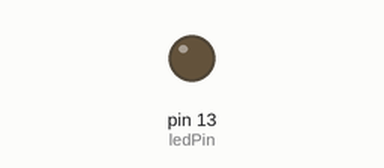
Simulated run of this sketch. Board: Arduino Uno, built with avr-gcc and run on an emulated ATmega328P. On the bench: output pins drawn as LEDs (lit = HIGH).

Above: at 1.2 s.
At 9.2 s:
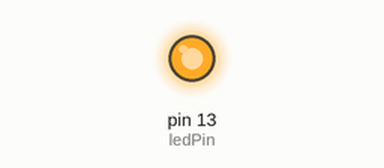
Timing chart, 0 to 9.6 s (numbered marks = the images above):
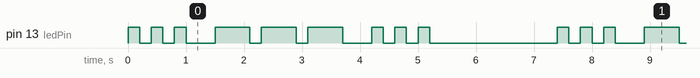

The sketch:

04_SOS_Signal.ino
```cpp
/*
  04_SOS_Signal
  国际求救信号：三短、三长、三短 (...) (---) (...)
  演示如何自定义函数来简化代码。
*/

int ledPin = 13;

void setup() {
  pinMode(ledPin, OUTPUT);
}

void loop() {
  // S: 三短
  dot(); dot(); dot();
  delay(300); // 字母间隔

  // O: 三长
  dash(); dash(); dash();
  delay(300); // 字母间隔

  // S: 三短
  dot(); dot(); dot();

  // 发完一轮 SOS 后，等待长一点时间再发下一轮
  delay(2000);
}

// 自定义函数：发一个“短”信号 (.)
void dot() {
  digitalWrite(ledPin, HIGH);
  delay(200);  // 短亮
  digitalWrite(ledPin, LOW);
  delay(200);  // 间隔
}

// 自定义函数：发一个“长”信号 (-)
void dash() {
  digitalWrite(ledPin, HIGH);
  delay(600);  // 长亮 (通常是短亮的3倍)
  digitalWrite(ledPin, LOW);
  delay(200);  // 间隔
}
```

Measured:
- by itself, pin 13 (ledPin): repeats every 7.4 s: 2 × (LOW 0.20 s, HIGH 0.20 s), LOW 0.50 s, 2 × (HIGH 0.60 s, LOW 0.20 s), HIGH 0.60 s, LOW 0.50 s, 2 × (HIGH 0.20 s, LOW 0.20 s), HIGH 0.20 s, LOW 2.2 s, HIGH 0.20 s
- by itself, everything shown: repeats every 7.4 s, in 18 steps
